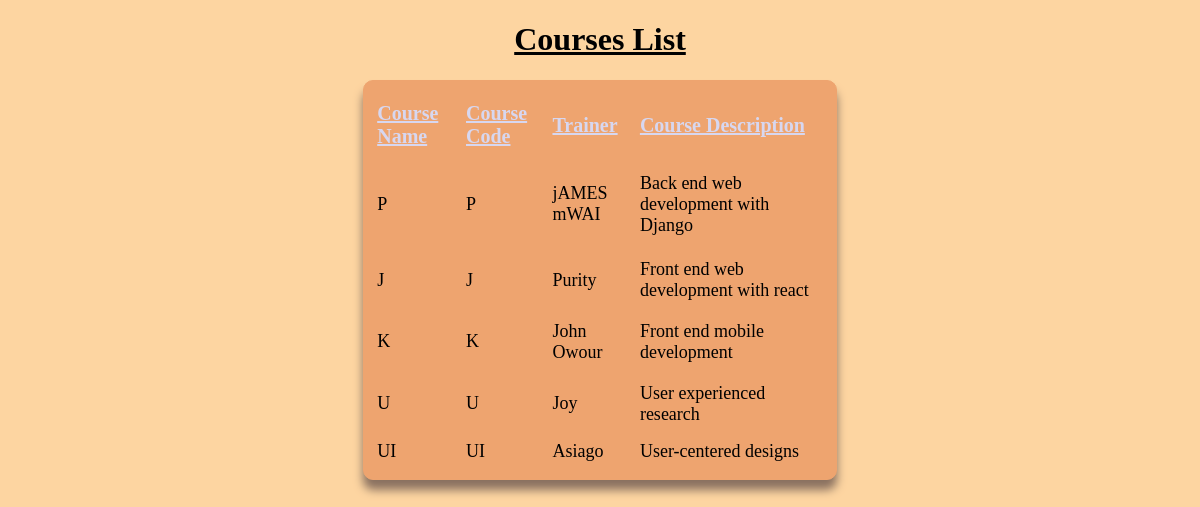
The app's page /course/list/, older data.
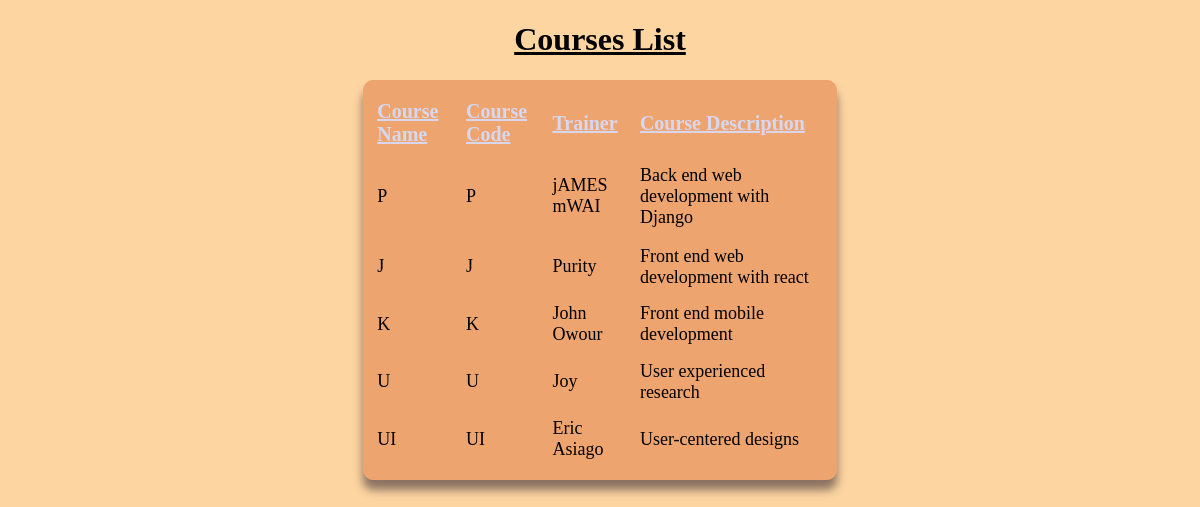
The same page, newer data.
### course/models.py (models this page shows)
class Course(models.Model):
    course_choice =((u'P',u'Python'),
    (u'J',u'JavaScript'),
    (u'K',u'Kotlin'),
    (u'U',u'UX Research'),
    (u'UI',u'UI/UX Design'),
    (u'P',u'Professional Development'),
    (u'N',u'Navigating Your Journey'))
    course_name = models.CharField(max_length=20,choices=course_choice)
    course_code_choice=((u'P',u'P-BackEnd'),
   ( u'J',u'J-FrontEnd'),
   (u'K',u'K-MobFront'),
   (u'U',u'U-Rsh'),
   (u'UI',u'UI/UX'),
   (u'p',u'PD'),
   (u'N',u'NYJ'))
    course_code = models.CharField(max_length=10,choices=course_code_choice)
    trainer = models.CharField(max_length=20)
    course_description = models.TextField()
    syllabus = models.FileField(upload_to='files/')

### course/views.py (the view)
# urls.py: path("list/",course_list,name="list"),
def course_list(request):
    courses = Course.objects.all()
    return render(request,"course_list.html",{"courses":courses})

### course/templates/course_list.html (shortened to what this page needs)
<!DOCTYPE html>
<html lang="en">
<head>
</head>
<body>
    <h1>Courses List</h1>
    <table>
        <tr>
            <th>Course Name</th>
            <th>Course Code</th>
            <th>Trainer</th>
            <th>Course Description</th>
        </tr>
        {% for course in courses %}
        <tr>
            <td>{{course.course_name}}</td>
                <td>{{course.course_code}}</td>
                <td>{{course.trainer}}</td>
                <td>{{course.course_description}}</td>
        </tr>
        {%endfor%}
    </table>
</body>
</html>

Row changes from the older to the newer data that the page shows:
changed Course "UI": trainer "Asiago" → "Eric Asiago"
